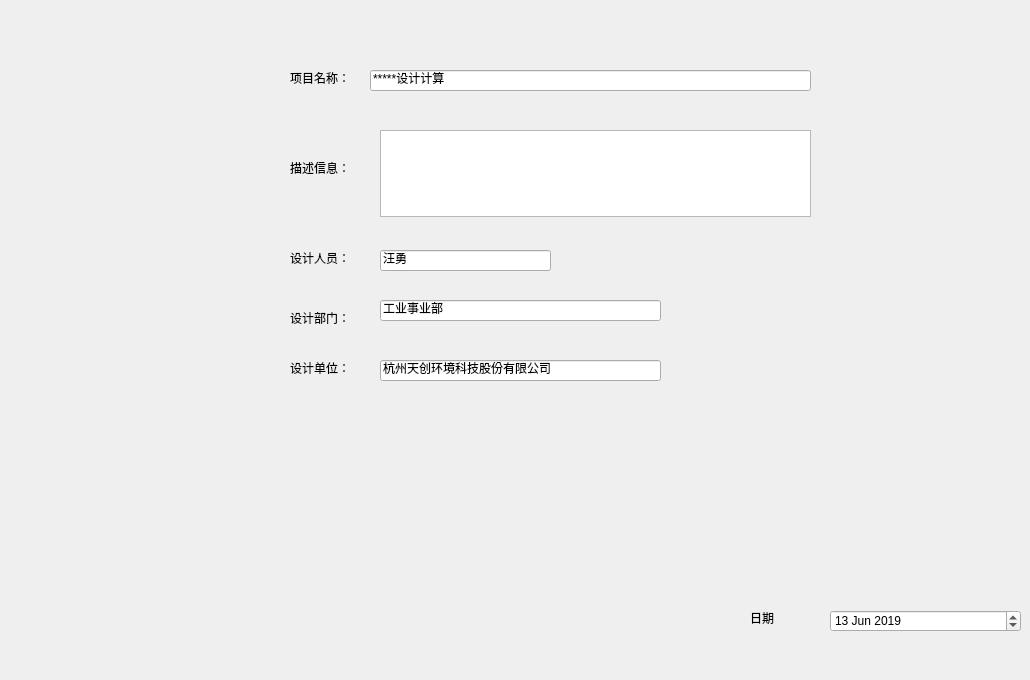
    <widget class="QWidget" name="tab">
     <attribute name="title">
      <string>项目信息</string>
     </attribute>
     <widget class="QLabel" name="label_44">
      <property name="geometry">
       <rect>
        <x>30</x>
        <y>530</y>
        <width>281</width>
        <height>141</height>
       </rect>
      </property>
      <property name="text">
       <string/>
      </property>
      <property name="pixmap">
       <pixmap resource="image.qrc">:/aaa/resource/logo.jpg</pixmap>
      </property>
     </widget>
     <widget class="QLineEdit" name="lineEdit_project_name">
      <property name="geometry">
       <rect>
        <x>370</x>
        <y>70</y>
        <width>441</width>
        <height>21</height>
       </rect>
      </property>
      <property name="text">
       <string>*****设计计算</string>
      </property>
     </widget>
     <widget class="QLabel" name="label_45">
      <property name="geometry">
       <rect>
        <x>290</x>
        <y>70</y>
        <width>72</width>
        <height>15</height>
       </rect>
      </property>
      <property name="text">
       <string>项目名称：</string>
      </property>
     </widget>
     <widget class="QTextEdit" name="textEdit_describe">
      <property name="geometry">
       <rect>
        <x>380</x>
        <y>130</y>
        <width>431</width>
        <height>87</height>
       </rect>
      </property>
      <property name="html">
       <string>&lt;!DOCTYPE HTML PUBLIC &quot;-//W3C//DTD HTML 4.0//EN&quot; &quot;http://www.w3.org/TR/REC-html40/strict.dtd&quot;&gt;
&lt;html&gt;&lt;head&gt;&lt;meta name=&quot;qrichtext&quot; content=&quot;1&quot; /&gt;&lt;style type=&quot;text/css&quot;&gt;
p, li { white-space: pre-wrap; }
&lt;/style&gt;&lt;/head&gt;&lt;body style=&quot; font-family:'SimSun'; font-size:9pt; font-weight:400; font-style:normal;&quot;&gt;
&lt;p style=&quot;-qt-paragraph-type:empty; margin-top:0px; margin-bottom:0px; margin-left:0px; margin-right:0px; -qt-block-indent:0; text-indent:0px;&quot;&gt;&lt;br /&gt;&lt;/p&gt;&lt;/body&gt;&lt;/html&gt;</string>
      </property>
     </widget>
     <widget class="QLabel" name="label_46">
      <property name="geometry">
       <rect>
        <x>290</x>
        <y>160</y>
        <width>72</width>
        <height>15</height>
       </rect>
      </property>
      <property name="text">
       <string>描述信息：</string>
      </property>
     </widget>
     <widget class="QDateEdit" name="dateEdit">
      <property name="geometry">
       <rect>
        <x>830</x>
        <y>610</y>
        <width>191</width>
        <height>22</height>
       </rect>
      </property>
      <property name="date">
       <date>
        <year>2019</year>
        <month>6</month>
        <day>13</day>
       </date>
      </property>
     </widget>
     <widget class="QLabel" name="label_47">
      <property name="geometry">
       <rect>
        <x>750</x>
        <y>610</y>
        <width>72</width>
        <height>15</height>
       </rect>
      </property>
      <property name="text">
       <string>日期</string>
      </property>
     </widget>
     <widget class="QLabel" name="label_50">
      <property name="geometry">
       <rect>
        <x>290</x>
        <y>250</y>
        <width>72</width>
        <height>15</height>
       </rect>
      </property>
      <property name="text">
       <string>设计人员：</string>
      </property>
     </widget>
     <widget class="QLineEdit" name="lineEdit_designer_name">
      <property name="geometry">
       <rect>
        <x>380</x>
        <y>250</y>
        <width>171</width>
        <height>21</height>
       </rect>
      </property>
      <property name="text">
       <string>汪勇</string>
      </property>
     </widget>
     <widget class="QLabel" name="label_51">
      <property name="geometry">
       <rect>
        <x>290</x>
        <y>310</y>
        <width>72</width>
        <height>15</height>
       </rect>
      </property>
      <property name="text">
       <string>设计部门：</string>
      </property>
     </widget>
     <widget class="QLineEdit" name="lineEdit_design_department">
      <property name="geometry">
       <rect>
        <x>380</x>
        <y>300</y>
        <width>281</width>
        <height>21</height>
       </rect>
      </property>
      <property name="text">
       <string>工业事业部</string>
      </property>
     </widget>
     <widget class="QLabel" name="label_52">
      <property name="geometry">
       <rect>
        <x>290</x>
        <y>360</y>
        <width>72</width>
        <height>15</height>
       </rect>
      </property>
      <property name="text">
       <string>设计单位：</string>
      </property>
     </widget>
     <widget class="QLineEdit" name="lineEdit_design_company">
      <property name="geometry">
       <rect>
        <x>380</x>
        <y>360</y>
        <width>281</width>
        <height>21</height>
       </rect>
      </property>
      <property name="text">
       <string>杭州天创环境科技股份有限公司</string>
      </property>
     </widget>
    </widget>
